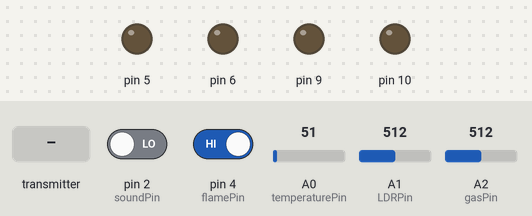
This sketch was run on a simulated Arduino Uno, built with avr-gcc and run on an emulated ATmega328P. On the bench: output pins drawn as LEDs (lit = HIGH). The inputs (shaded band) are chosen by the test bench; at power-on: pin 2 (soundPin) LOW, pin 4 (flamePin) HIGH, A0 (temperaturePin) = 51, A1 (LDRPin) = 512, A2 (gasPin) = 512. No radio packets arrive unless stated.

Above: at 1.2 s.
1.3 s: the transmitter starts sending joystickX = 0
At 1.6 s:
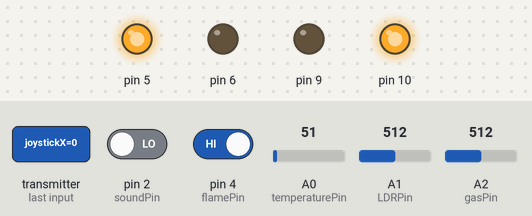
2.8 s: the transmitter starts sending joystickY = 0
At 3.9 s:
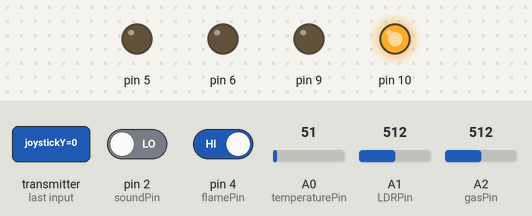
4.3 s: the transmitter starts sending joystickX = 64
At 5.0 s:
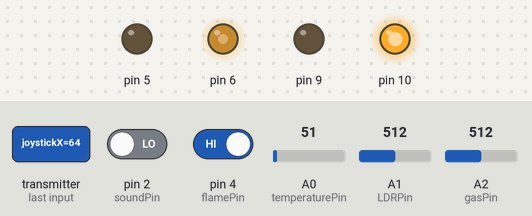
5.8 s: the transmitter starts sending joystickY = 64
At 6.2 s:
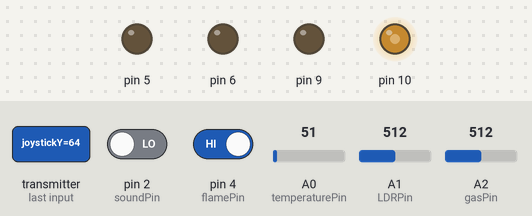
7.3 s: the transmitter starts sending joystickX = 128
At 8.5 s:
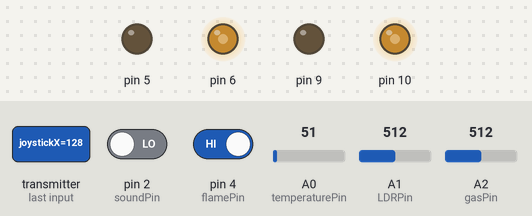
8.8 s: the transmitter starts sending joystickY = 255
At 9.7 s:
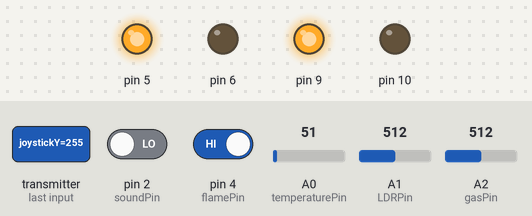
Timing chart, 0 to 11.3 s (numbered marks = the images above; inputs shaded):
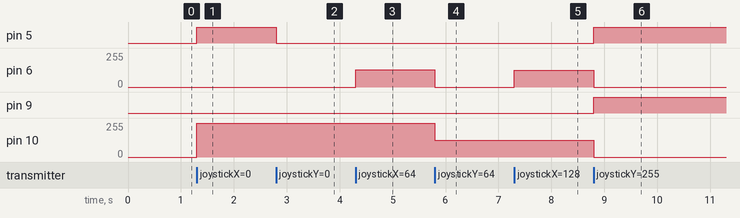

The sketch:

car_receiver.ino
```cpp
#include <SPI.h>
#include <nRF24L01.h>
#include <RF24.h>

// Create a RF24 object called radio and set the CE and CSN pins
RF24 radio(7, 8); // (CE, CSN)

// Address for radio communication
const uint8_t address[6] = {"12345"};

// Timer
unsigned long lastTime = 0;
unsigned long currentTime = 0;

// Sensor pins
const uint8_t temperaturePin = A0;
const uint8_t LDRPin = A1;
const uint8_t flamePin = 4;
const uint8_t soundPin = 2;
const uint8_t gasPin = A2;

// NRF24L01 has a buffer limit of 32 bytes
// Create two structs which can hold the data that is being sent and received
struct Data_Controller {
  uint8_t joystickX;
  uint8_t joystickY;
};
Data_Controller dataController;

struct Data_Car {
  uint8_t flameState;
  uint8_t soundState;
  uint8_t LDRValue;
  int8_t temperatureValue;
  uint8_t gasValue;
};
Data_Car dataCar;

// Create a motor class which allows control of a H-bridge
// A motor object can then be created by calling Motor and then setting the forwards and backwards pins
class Motor {
  private:
    uint8_t forwardsPin;
    uint8_t backwardsPin;

  public: // Pins set on creation
    Motor(uint8_t _forwardsPin, uint8_t _backwardsPin) {
      forwardsPin = _forwardsPin;
      backwardsPin = _backwardsPin;
    }
    void forwards(uint8_t spd) { // Function to make the motor go forwards
      // The spd variable, speed, is set when running the funtion from the object and has to be a byte
      // A PWM signal is then generated based on the byte input which controls the speed of the motor
      analogWrite(forwardsPin, spd);
      analogWrite(backwardsPin, 0);
    }
    void backwards(uint8_t spd) { // Function to make the motor go backwards
      analogWrite(forwardsPin, 0);
      analogWrite(backwardsPin, spd);
    }
    void stop() { // Turn off the motor
      analogWrite(forwardsPin, 0);
      analogWrite(backwardsPin, 0);
    }
};

// Set the two sides of the car, each side has two motors which are connected in parallel
Motor m1(5,6);
Motor m2(9, 10);

void setup() {
  radio.begin(); // Begin radio communication
  radio.enableAckPayload();  // Enable the slave to sent data back
  radio.openReadingPipe(1, address); // Open the reading pipe to the given address
  // There are 6 pipes
  // The writing pipe is by default 0, so the pipe is set to 1 for reading

  // startListening writes to the registers and makes the NRF24L01 listen for signals
  // Flushes the buffers
  radio.startListening();

  scan();

  // Here the custom payload in the acknowledgement is sent
  // The payload gets stored in the buffer until it is sent to the master
  // The & operator is getting the address of the struct
  radio.writeAckPayload(1, &dataCar, sizeof(Data_Car)); // (pipe, payload, payload length)

  resetData();
}

void loop() {
  // Timer which checks if the radio connection has been disconnected
  // Resets when data is read
  currentTime = millis();
  if (currentTime - lastTime > 1000) {
    // Resets data if connection is lost, which prevents the car from moving on its own
    resetData();
  }
  scan();
  if (radio.available()) { // If data is received
    lastTime = millis(); // Reset timer
    // Read the data received from master and store the data in the struct
    radio.read(&dataController, sizeof(Data_Controller));
    // Store the acknowledgement in the buffer to be sent to the master
    radio.writeAckPayload(1, &dataCar, sizeof(Data_Car));
  }
  controls();
}

void resetData() {
  dataController.joystickX = 127;
  dataController.joystickY = 127;
}

void scan() {
  // Reads the sensor values
  dataCar.flameState = digitalRead(flamePin);
  dataCar.soundState = digitalRead(soundPin);
  // The analog input is read as a 10 bit value, going frmo 0 to 1023, according to the voltage it receives
  // Map the value to 1 byte instead, 0 to 255
  dataCar.LDRValue =  map(analogRead(LDRPin), 0, 1023, 0, 255);
  // The analog input is based on the voltage
  // By dividiing the max voltage, 5V, by the max value of 1023 the voltage on the pin gets calculated
  // This is then inserted in the temperature formula for the LM35 temperature sensor which is
  // Vout / 0.01 = T (celsius)
  dataCar.temperatureValue = round((analogRead(temperaturePin) * (5.0 / 1023.0)) / 0.01);
  dataCar.gasValue = map(analogRead(gasPin), 0, 1023, 0, 255);
}

// Function for controlling the car based on the joystick values
void controls() {
  uint8_t spd = 0;
  if (dataController.joystickY > 147) { // Fowards
    // The joystick values are received as a single byte going from 0 to 255
    // Default value for the joystick in the middle position is (127, 127)
    // The speed is then based on which direction the joystick is pointed and then by how much
    // which is mapped from 127 to 255, or 127 to 0, based on which way the joystick is pointed
    spd = map(dataController.joystickY, 127, 255, 0, 255);
    if (dataController.joystickX > 137) { // Forwards left
      // The turning is done by subtracting how much the x joystick is outputting
      // to the speed of the corresponding motor
      // Turning left will subtract the speed of the left motor by how much by the left joystick is outputting
      m1.forwards(constrain(spd-map(dataController.joystickX, 127, 255, 0, 255), 0, 255));
    } else {
      m1.forwards(spd);
    }
    if (dataController.joystickX < 107) { // Forwards right
      m2.forwards(constrain(spd-map(dataController.joystickX, 127, 0, 0, 255), 0, 255));
    } else {
      m2.forwards(spd);
    }
  } else if (dataController.joystickY < 107) { // Backwards
    spd = map(dataController.joystickY, 127, 0, 0, 255);
    if (dataController.joystickX > 137) { // Backwards lef
      m2.backwards(constrain(spd-map(dataController.joystickX, 127, 255, 0, 255), 0, 255));
    } else {
      m2.backwards(spd);
    }
    if (dataController.joystickX < 107) { // Backwards rght
      m1.backwards(constrain(spd-map(dataController.joystickX, 127, 0, 0, 255), 0, 255));
    } else {
      m1.backwards(spd);
    }
  // Makes the car rotate on the spot
  } else if (dataController.joystickX > 137) { // Left
    spd = map(dataController.joystickX, 127, 255, 0, 255);
    m1.backwards(spd);
    m2.forwards(spd);
  } else if (dataController.joystickX < 107) { // Right
    spd = map(dataController.joystickX, 127, 0, 0, 255);
    m1.forwards(spd);
    m2.backwards(spd);
  // Stop the motors if the joysticks are in default position
  } else {
    m1.stop();
    m2.stop();
  }
}
```

Measured:
- after the input at 1.3 s, pin 5: LOW → HIGH at once; pin 10: 0/255 → 255/255 at once
- after the input at 2.8 s, pin 5: HIGH → LOW at once
- after the input at 4.3 s, pin 6: 0/255 → 129/255 at once
- after the input at 5.8 s, pin 6: 129/255 → 0/255 at once; pin 10: 255/255 → 126/255 at once
- after the input at 7.3 s, pin 6: 0/255 → 126/255 at once
- after the input at 8.8 s, pin 5, pin 9: LOW → HIGH at once; pin 6, pin 10: 126/255 → 0/255 at once
